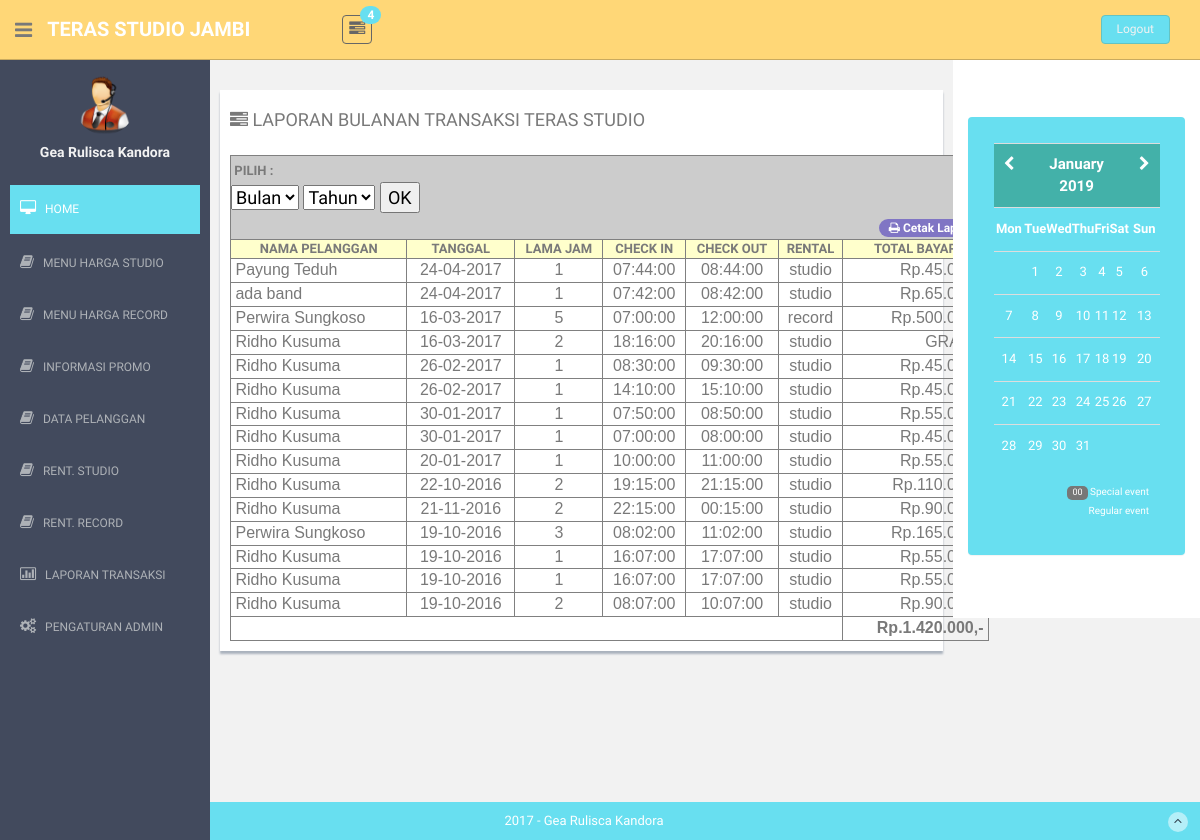
Page /laporan_bulanan.php (signed in) on the committed database.
### tables this page shows
CREATE TABLE `transaksi` (
  `id_transaksi` int(2) NOT NULL,
  `id_pelanggan` int(2) NOT NULL,
  `id_studio` int(2) NOT NULL,
  `tanggal_booking` varchar(10) NOT NULL,
  `jam_mulai` time NOT NULL,
  `jam_selesai` time NOT NULL,
  `total_jam` int(11) NOT NULL,
  `total_bayar` int(11) NOT NULL,
  `admin_operator` varchar(30) NOT NULL,
  `waktu_transaksi` datetime NOT NULL
);

CREATE TABLE `pelanggan` (
  `id_pelanggan` int(2) NOT NULL,
  `nama_pelanggan` varchar(35) NOT NULL,
  `alamat_pelanggan` text NOT NULL,
  `no_hp_pelanggan` varchar(18) NOT NULL,
  `tanggal_daftar_pelanggan` varchar(10) NOT NULL
);

CREATE TABLE `studio` (
  `id_studio` int(2) NOT NULL,
  `nama_studio` varchar(25) NOT NULL,
  `tarif_studio` int(11) NOT NULL,
  `fasilitas_studio` text NOT NULL,
  `keterangan` text NOT NULL,
  `foto_studio` varchar(100) NOT NULL,
  `rental` varchar(15) NOT NULL
);

### laporan_bulanan.php (the view, shortened to what this page needs)
<?php
	extract($_POST);
?>
<!DOCTYPE html>
<html lang="en">
  <head>
    <link href="assets/css/bootstrap.css" rel="stylesheet">
    <link href="assets/font-awesome/css/font-awesome.css" rel="stylesheet" />
    <link rel="stylesheet" type="text/css" href="assets/css/zabuto_calendar.css">
    <link rel="stylesheet" type="text/css" href="assets/js/gritter/css/jquery.gritter.css" />
    <link rel="stylesheet" type="text/css" href="assets/lineicons/style.css">
    <link href="assets/css/style.css" rel="stylesheet">
    <link href="assets/css/style-responsive.css" rel="stylesheet">
  </head>
  <body>
  <section id="container" >
      <?php include("header.php"); ?>
      <?php include("sidebar_left.php"); ?>
      <section id="main-content">
          <section class="wrapper">
              <div class="row">
                  <div class="col-lg-9 main-chart">
                  	<div class="row mtbox">
                    <div class="form-panel" style="position:relative; top:-80px;">
                  	  <h4 class="mb"><i class="fa fa-tasks"></i> LAPORAN BULANAN TRANSAKSI TERAS STUDIO</h4>
<?php
    if(isset($bulan)){
    	$tanggal="$bulan-$tahun";
    	$studio=mysql_query("select * from studio a,transaksi b, pelanggan c where a.id_studio=b.id_studio and c.id_pelanggan=b.id_pelanggan and tanggal_booking like '%$tanggal' order by b.id_transaksi desc");
    }else{
		$studio=mysql_query("select * from studio a,transaksi b, pelanggan c where a.id_studio=b.id_studio and c.id_pelanggan=b.id_pelanggan order by b.id_transaksi desc");
    }
?>
                    <table width="759" border="1">
  <tr>
    <td colspan="7" align="left" bgcolor="#CCCCCC">&nbsp;<B>PILIH : </B> <span ><font size="+1" color="#000000">
    <form action="laporan_bulanan.php" method="post">
    	<select name="bulan">
        	<option value="">Bulan</option>
        </select>
        <select name="tahun">
        	<option value="">Tahun</option>
        </select>
        <input type="submit" value="OK"></form>
    <div align="right"><a href="cetak_laporan.php?tanggal=<?php echo $tanggal; ?>" target="_blank"><span class="badge bg-primary">&nbsp;<i class="fa fa-print"></i>&nbsp;Cetak Laporan</span></a></div>
    </font></td>
    </tr>
  <tr style="font-weight:bold" bgcolor="#FFFFCC">
    <td><div align="center">NAMA PELANGGAN</div></td>
    <td><div align="center">TANGGAL</div></td>
    <td><div align="center">LAMA JAM</div></td>
    <td><div align="center">CHECK IN</div></td>
    <td><div align="center">CHECK OUT</div></td>
    <td><div align="center">RENTAL</div></td>
    <td><div align="center">TOTAL BAYAR</div></td>
    </tr>
    <?php
    	$hitung=mysql_num_rows($studio);
		if($hitung<1){ echo "<tr><td colspan=6 align=center>TIDAK DITEMUKAN LAPORAN DI BULAN-TAHUN INI</td></tr>"; }else{
    	while($ulang_studio=mysql_fetch_assoc($studio)){
    	$total = number_format($ulang_studio['total_bayar'], 0, ',', '.');
		$total_semua=$ulang_studio['total_bayar']+$total_semua;
		$rp_total_semua = number_format($total_semua, 0, ',', '.');
	?>
  <tr style="font-size:16px; font-family:Verdana, Arial, Helvetica, sans-serif">
    <td><div align="left">&nbsp;<?php echo $ulang_studio['nama_pelanggan']; ?></div></td>
    <td><div align="center"><?php echo $ulang_studio['tanggal_booking']; ?></div></td>
    <td><div align="center"><?php echo $ulang_studio['total_jam']; ?></div></td>
    <td><div align="center"><?php echo $ulang_studio['jam_mulai']; ?></div></td>
    <td><div align="center"><?php echo $ulang_studio['jam_selesai']; ?></div></td>
    <td><div align="center"><?php echo $ulang_studio['rental']; ?></div></td>
    <td><div align="right"><?php if($ulang_studio['total_bayar']==0){ echo "GRATIS"; }else{ echo "Rp.$total,-"; } ?>&nbsp;</div></td>
   </tr>
    <?php }} ?>
   <tr style="font-size:16px; font-family:Verdana, Arial, Helvetica, sans-serif">
    <td colspan="6"><div align="left">&nbsp;</div>      <div align="center"></div>      <div align="center"></div>      <div align="center"></div>      <div align="center"></div></td>
    <td><div align="right"><b><?php echo "Rp.$rp_total_semua,-"; ?></b>&nbsp;</div></td>
    </tr>
</table>
				</div>
                  	</div>
                  </div>
                 <?php include("sidebar_right.php"); ?>
              </div><! --/row -->
          </section>
      </section>
      <?php include("footer.php"); ?>
  </section>
  </body>
</html>

### header.php (shortened to what this page needs)
<header class="header black-bg">
              <div class="sidebar-toggle-box">
                  <div class="fa fa-bars tooltips" data-placement="right" data-original-title="Toggle Navigation"></div>
              </div>
            <a href="index.html" class="logo"><b>TERAS STUDIO JAMBI</b></a>
            <div class="nav notify-row" id="top_menu">
                <ul class="nav top-menu">
                    <?php
						$pemberitahuan=mysql_query("select * from studio");
						$hitung_pemberitahuan=mysql_num_rows($pemberitahuan);
					?>
                    <li class="dropdown">
                        <a data-toggle="dropdown" class="dropdown-toggle" href="index.html#">
                            <i class="fa fa-tasks"></i>
                            <span class="badge bg-theme"><?php echo $hitung_pemberitahuan; ?></span>
                        </a>
                    </li>
                </ul>
            </div>
            <div class="top-menu">
            	<ul class="nav pull-right top-menu">
                    <li><a class="logout" href="logout.php">Logout</a></li>
            	</ul>
            </div>
        </header>

### sidebar_left.php (shortened to what this page needs)
<aside>
          <div id="sidebar"  class="nav-collapse ">
              <ul class="sidebar-menu" id="nav-accordion">
              	  <p class="centered"><a href="edit_akun.php"><img src="images/icon.png" class="img-circle" width="60"></a></p>
              	  <h5 class="centered"><?php echo $_SESSION['nama_admin']; ?></h5>
                  <li class="mt">
                      <a class="active" href="home_admin.php">
                          <i class="fa fa-desktop"></i>
                          <span>HOME</span>
                      </a>
                  </li>
 					<li class="sub-menu">
                      <a href="javascript:;" >
                          <i class="fa fa-book"></i>
                          <span>MENU HARGA STUDIO</span>
                      </a>
                  </li>
                  <li class="sub-menu">
                      <a href="javascript:;" >
                          <i class="fa fa-book"></i>
                          <span>MENU HARGA RECORD</span>
                      </a>
                  </li>
                  <li class="sub-menu">
                      <a href="javascript:;" >
                          <i class="fa fa-book"></i>
                          <span>INFORMASI PROMO</span>
                      </a>
                  </li>
                   <li class="sub-menu">
                      <a href="javascript:;" >
                          <i class="fa fa-book"></i>
                          <span>DATA PELANGGAN</span>
                      </a>
                  </li>
                   <li class="sub-menu">
                      <a href="javascript:;" >
                          <i class="fa fa-book"></i>
                          <span>RENT. STUDIO</span>
                      </a>
                  </li>
                  <li class="sub-menu">
                      <a href="javascript:;" >
                          <i class="fa fa-book"></i>
                          <span>RENT. RECORD</span>
                      </a>
                  </li>
                   <li class="sub-menu">
                      <a href="javascript:;" >
                         <i class=" fa fa-bar-chart-o"></i>
                          <span>LAPORAN TRANSAKSI</span>
                      </a>
                  </li>
                   <li class="sub-menu">
                      <a href="javascript:;" >
                          <i class="fa fa-cogs"></i>
                          <span>PENGATURAN ADMIN</span>
                      </a>
                  </li>
              </ul>
          </div>
      </aside>

### sidebar_right.php (shortened to what this page needs)
<div class="col-lg-3 ds">
					<br /><br />
                       <div id="calendar" class="mb">
                           <div class="panel green-panel no-margin">
                               <div class="panel-body">
                                   <div id="my-calendar"></div>
                               </div>
                           </div>
                       </div>
                     <br /><br />
                 </div>

### footer.php
<footer class="site-footer">
          <div class="text-center">
              2017 - Gea Rulisca Kandora
              <a href="index.html#" class="go-top">
                  <i class="fa fa-angle-up"></i>
              </a>
          </div>
      </footer>

### assets/css/style.css (style rules this page uses)
body { color: #797979; background: #f2f2f2; font-family: 'Ruda', sans-serif; padding: 0px !important; margin: 0px !important; font-size:13px; }
ul li { list-style: none; }
a, a:hover, a:focus { text-decoration: none; outline: none; }
#container { width: 100%; height: 100%; }
.bg-theme { background-color: #68dff0; }
.centered { text-align: center; }
.mt { margin-top: 25px; }
.mb { margin-bottom: 25px; }
.no-margin { margin: 0 !important; }
ul.top-menu > li > .logout { color: #f2f2f2; font-size: 12px; border-radius: 4px; -webkit-border-radius: 4px; border: 1px solid #64c3c2 !important; padding: 5px 15px; margin-right: 15px; background: #68dff0; margin-top: 15px; }
#sidebar { width: 210px; height: 100%; position: fixed; background: #424a5d; }
#sidebar h5 { color: #f2f2f2; font-weight: 700; }
#sidebar ul li { position: relative; }
ul.sidebar-menu , ul.sidebar-menu li ul.sub { margin: -2px 0 0; padding: 0; }
ul.sidebar-menu { margin-top: 75px; }
ul.sidebar-menu li { margin-bottom: 5px; margin-left:10px; margin-right:10px; }
ul.sidebar-menu li.sub-menu { line-height: 15px; }
ul.sidebar-menu li a span { display: inline-block; }
ul.sidebar-menu li a { color: #aeb2b7; text-decoration: none; display: block; padding: 15px 0 15px 10px; font-size: 12px; outline: none; -webkit-transition: all 0.3s ease; -moz-transition: all 0.3s ease; -o-transition: all 0.3s ease; -ms-transition: all 0.3s ease; transition: all 0.3s ease; }
ul.sidebar-menu li a.active, ul.sidebar-menu li a:hover, ul.sidebar-menu li a:focus { background: #68dff0; color: #fff; display: block; -webkit-transition: all 0.3s ease; -moz-transition: all 0.3s ease; -o-transition: all 0.3s ease; -ms-transition: all 0.3s ease; transition: all 0.3s ease; }
ul.sidebar-menu li a i { font-size: 15px; padding-right: 6px; }
ul.sidebar-menu li a.active i { color: #fff; }
#main-content { margin-left: 210px; }
.header, .footer { min-height: 60px; padding: 0 15px; }
.header { position: fixed; left: 0; right: 0; z-index: 1002; }
.black-bg { background: #ffd777; border-bottom: 1px solid #c9aa5f; }
.wrapper { display: inline-block; margin-top: 60px; padding-left: 15px; padding-right: 15px; padding-bottom: 15px; padding-top: 0px; width: 100%; }
a.logo { font-size: 20px; color: #ffffff; float: left; margin-top: 15px; text-transform: uppercase; }
a.logo b { font-weight: 900; }
#top_menu .nav > li, ul.top-menu > li { float: left; }
.notify-row { float: left; margin-top: 15px; margin-left: 92px; }
ul.top-menu > li > a { color: #666666; font-size: 16px; border-radius: 4px; -webkit-border-radius: 4px; border:1px solid #666666 !important; padding: 2px 6px; margin-right: 15px; }
.notify-row .badge { position: absolute; right: -10px; top: -10px; z-index: 100; }
.sidebar-toggle-box { float: left; padding-right: 15px; margin-top: 20px; }
.sidebar-toggle-box .fa-bars { cursor: pointer; display: inline-block; font-size: 20px; }
.ds { background: #ffffff; padding-top: 20px; }
.mtbox { margin-top: 80px; margin-bottom: 40px; }
.main-chart { padding-top: 20px; }
.green-panel { text-align: center; background: #68dff0; }
#calendar { color: white; padding: 0px !important; }
.form-panel { background: #ffffff; margin: 10px; padding: 10px; box-shadow: 0px 3px 2px #aab2bd; text-align: left; }
.badge.bg-primary { background: #8075c4; }
.site-footer { background: #68dff0; color: #fff; padding: 10px 0; }
.go-top { margin-right: 1%; float: right; background: rgba(255,255,255,.5); width: 20px; height: 20px; border-radius: 50%; -webkit-border-radius: 50%; }
.go-top i { color: #2A3542; }

### rows in the picture
transaksi: id_pelanggan.nama_pelanggan "Payung Teduh", tanggal_booking "24-04-2017", total_jam "1", jam_mulai "07:44:00", jam_selesai "08:44:00", id_studio.rental "studio", total_bayar "45.000"
transaksi: id_pelanggan.nama_pelanggan "ada band", tanggal_booking "24-04-2017", total_jam "1", jam_mulai "07:42:00", jam_selesai "08:42:00", id_studio.rental "studio", total_bayar "65.000"
transaksi: id_pelanggan.nama_pelanggan "Perwira Sungkoso", tanggal_booking "16-03-2017", total_jam "5", jam_mulai "07:00:00", jam_selesai "12:00:00", id_studio.rental "record", total_bayar "500.000"
transaksi: id_pelanggan.nama_pelanggan "Ridho Kusuma", tanggal_booking "16-03-2017", total_jam "2", jam_mulai "18:16:00", jam_selesai "20:16:00", id_studio.rental "studio", total_bayar "GRATIS"
transaksi: id_pelanggan.nama_pelanggan "Ridho Kusuma", tanggal_booking "26-02-2017", total_jam "1", jam_mulai "08:30:00", jam_selesai "09:30:00", id_studio.rental "studio", total_bayar "45.000"
transaksi: id_pelanggan.nama_pelanggan "Ridho Kusuma", tanggal_booking "26-02-2017", total_jam "1", jam_mulai "14:10:00", jam_selesai "15:10:00", id_studio.rental "studio", total_bayar "45.000"
transaksi: id_pelanggan.nama_pelanggan "Ridho Kusuma", tanggal_booking "30-01-2017", total_jam "1", jam_mulai "07:50:00", jam_selesai "08:50:00", id_studio.rental "studio", total_bayar "55.000"
transaksi: id_pelanggan.nama_pelanggan "Ridho Kusuma", tanggal_booking "30-01-2017", total_jam "1", jam_mulai "07:00:00", jam_selesai "08:00:00", id_studio.rental "studio", total_bayar "45.000"
transaksi: id_pelanggan.nama_pelanggan "Ridho Kusuma", tanggal_booking "20-01-2017", total_jam "1", jam_mulai "10:00:00", jam_selesai "11:00:00", id_studio.rental "studio", total_bayar "55.000"
transaksi: id_pelanggan.nama_pelanggan "Ridho Kusuma", tanggal_booking "22-10-2016", total_jam "2", jam_mulai "19:15:00", jam_selesai "21:15:00", id_studio.rental "studio", total_bayar "110.000"
transaksi: id_pelanggan.nama_pelanggan "Ridho Kusuma", tanggal_booking "21-11-2016", total_jam "2", jam_mulai "22:15:00", jam_selesai "00:15:00", id_studio.rental "studio", total_bayar "90.000"
transaksi: id_pelanggan.nama_pelanggan "Perwira Sungkoso", tanggal_booking "19-10-2016", total_jam "3", jam_mulai "08:02:00", jam_selesai "11:02:00", id_studio.rental "studio", total_bayar "165.000"
transaksi: id_pelanggan.nama_pelanggan "Ridho Kusuma", tanggal_booking "19-10-2016", total_jam "1", jam_mulai "16:07:00", jam_selesai "17:07:00", id_studio.rental "studio", total_bayar "55.000"
transaksi: id_pelanggan.nama_pelanggan "Ridho Kusuma", tanggal_booking "19-10-2016", total_jam "1", jam_mulai "16:07:00", jam_selesai "17:07:00", id_studio.rental "studio", total_bayar "55.000"
transaksi: id_pelanggan.nama_pelanggan "Ridho Kusuma", tanggal_booking "19-10-2016", total_jam "2", jam_mulai "08:07:00", jam_selesai "10:07:00", id_studio.rental "studio", total_bayar "90.000"

### other values in the picture
$hitung_pemberitahuan "4"
$_SESSION['nama_admin'] "Gea Rulisca Kandora"
$rp_total_semua "1.420.000"
